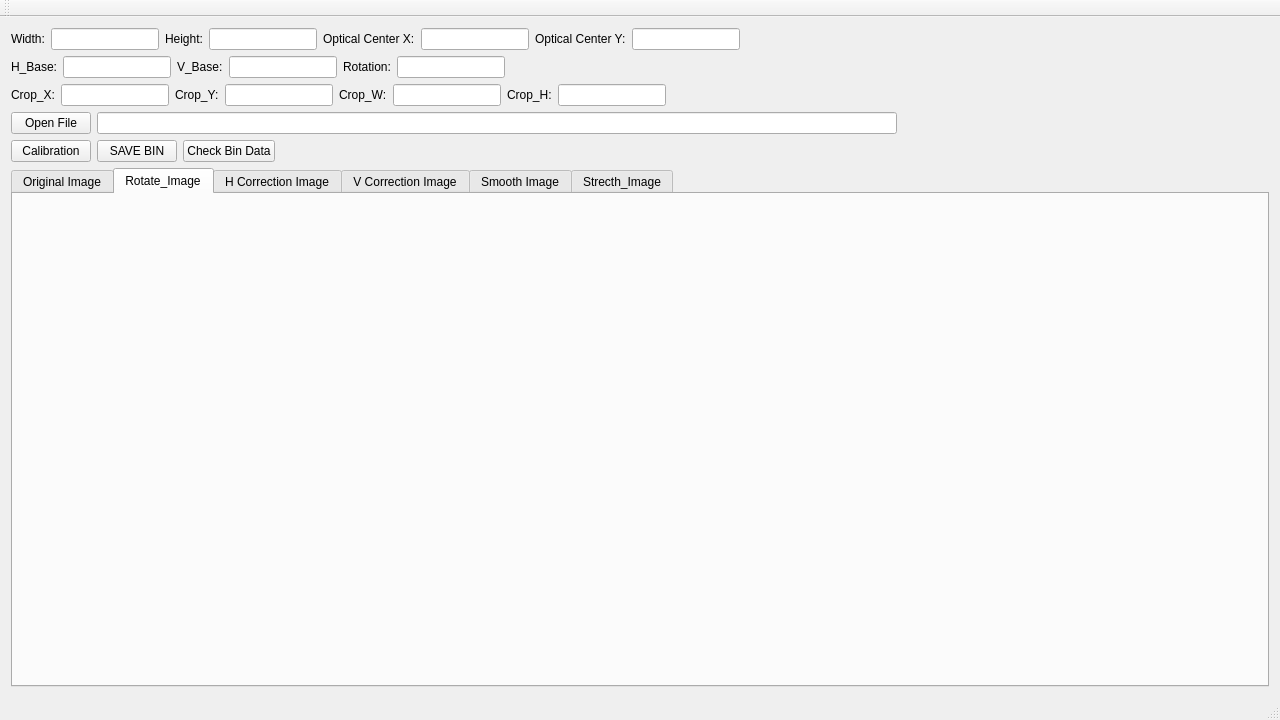
<?xml version="1.0" encoding="UTF-8"?>
<ui version="4.0">
 <class>MainWindow</class>
 <widget class="QMainWindow" name="MainWindow">
  <property name="geometry">
   <rect>
    <x>0</x>
    <y>0</y>
    <width>1280</width>
    <height>720</height>
   </rect>
  </property>
  <property name="windowTitle">
   <string>Fisheye distortion correction</string>
  </property>
  <widget class="QWidget" name="centralWidget">
   <layout class="QGridLayout" name="gridLayout_7">
    <item row="0" column="0">
     <layout class="QFormLayout" name="formLayout">
      <item row="0" column="0">
       <layout class="QHBoxLayout" name="horizontalLayout">
        <item>
         <widget class="QLabel" name="label_width">
          <property name="maximumSize">
           <size>
            <width>100</width>
            <height>60</height>
           </size>
          </property>
          <property name="text">
           <string>Width:</string>
          </property>
         </widget>
        </item>
        <item>
         <widget class="QLineEdit" name="edit_width">
          <property name="sizePolicy">
           <sizepolicy hsizetype="Expanding" vsizetype="Preferred">
            <horstretch>0</horstretch>
            <verstretch>0</verstretch>
           </sizepolicy>
          </property>
          <property name="maximumSize">
           <size>
            <width>200</width>
            <height>60</height>
           </size>
          </property>
         </widget>
        </item>
        <item>
         <widget class="QLabel" name="label_height">
          <property name="maximumSize">
           <size>
            <width>100</width>
            <height>60</height>
           </size>
          </property>
          <property name="text">
           <string>Height:</string>
          </property>
         </widget>
        </item>
        <item>
         <widget class="QLineEdit" name="edit_height">
          <property name="sizePolicy">
           <sizepolicy hsizetype="Expanding" vsizetype="Preferred">
            <horstretch>0</horstretch>
            <verstretch>0</verstretch>
           </sizepolicy>
          </property>
          <property name="maximumSize">
           <size>
            <width>200</width>
            <height>60</height>
           </size>
          </property>
         </widget>
        </item>
        <item>
         <widget class="QLabel" name="label_width_3">
          <property name="sizePolicy">
           <sizepolicy hsizetype="Preferred" vsizetype="Preferred">
            <horstretch>0</horstretch>
            <verstretch>0</verstretch>
           </sizepolicy>
          </property>
          <property name="minimumSize">
           <size>
            <width>60</width>
            <height>0</height>
           </size>
          </property>
          <property name="maximumSize">
           <size>
            <width>200</width>
            <height>60</height>
           </size>
          </property>
          <property name="text">
           <string>Optical Center X:</string>
          </property>
         </widget>
        </item>
        <item>
         <widget class="QLineEdit" name="edit_opt_center_x">
          <property name="sizePolicy">
           <sizepolicy hsizetype="Expanding" vsizetype="Preferred">
            <horstretch>0</horstretch>
            <verstretch>0</verstretch>
           </sizepolicy>
          </property>
          <property name="maximumSize">
           <size>
            <width>200</width>
            <height>60</height>
           </size>
          </property>
         </widget>
        </item>
        <item>
         <widget class="QLabel" name="label_width_4">
          <property name="sizePolicy">
           <sizepolicy hsizetype="MinimumExpanding" vsizetype="Preferred">
            <horstretch>0</horstretch>
            <verstretch>0</verstretch>
           </sizepolicy>
          </property>
          <property name="minimumSize">
           <size>
            <width>60</width>
            <height>0</height>
           </size>
          </property>
          <property name="maximumSize">
           <size>
            <width>200</width>
            <height>60</height>
           </size>
          </property>
          <property name="text">
           <string>Optical Center Y:</string>
          </property>
         </widget>
        </item>
        <item>
         <widget class="QLineEdit" name="edit_opt_center_y">
          <property name="sizePolicy">
           <sizepolicy hsizetype="Expanding" vsizetype="Preferred">
            <horstretch>0</horstretch>
            <verstretch>0</verstretch>
           </sizepolicy>
          </property>
          <property name="maximumSize">
           <size>
            <width>200</width>
            <height>60</height>
           </size>
          </property>
         </widget>
        </item>
       </layout>
      </item>
      <item row="1" column="0">
       <layout class="QHBoxLayout" name="horizontalLayout_2">
        <item>
         <widget class="QLabel" name="label_width_2">
          <property name="maximumSize">
           <size>
            <width>100</width>
            <height>60</height>
           </size>
          </property>
          <property name="text">
           <string>H_Base:</string>
          </property>
         </widget>
        </item>
        <item>
         <widget class="QLineEdit" name="edit_h_base">
          <property name="sizePolicy">
           <sizepolicy hsizetype="Expanding" vsizetype="Preferred">
            <horstretch>0</horstretch>
            <verstretch>0</verstretch>
           </sizepolicy>
          </property>
          <property name="maximumSize">
           <size>
            <width>200</width>
            <height>60</height>
           </size>
          </property>
         </widget>
        </item>
        <item>
         <widget class="QLabel" name="label_height_2">
          <property name="maximumSize">
           <size>
            <width>100</width>
            <height>60</height>
           </size>
          </property>
          <property name="text">
           <string>V_Base:</string>
          </property>
         </widget>
        </item>
        <item>
         <widget class="QLineEdit" name="edit_v_base">
          <property name="sizePolicy">
           <sizepolicy hsizetype="Expanding" vsizetype="Preferred">
            <horstretch>0</horstretch>
            <verstretch>0</verstretch>
           </sizepolicy>
          </property>
          <property name="maximumSize">
           <size>
            <width>200</width>
            <height>60</height>
           </size>
          </property>
         </widget>
        </item>
        <item>
         <widget class="QLabel" name="label_height_3">
          <property name="maximumSize">
           <size>
            <width>100</width>
            <height>60</height>
           </size>
          </property>
          <property name="text">
           <string>Rotation:</string>
          </property>
         </widget>
        </item>
        <item>
         <widget class="QLineEdit" name="edit_rotation">
          <property name="sizePolicy">
           <sizepolicy hsizetype="Expanding" vsizetype="Preferred">
            <horstretch>0</horstretch>
            <verstretch>0</verstretch>
           </sizepolicy>
          </property>
          <property name="maximumSize">
           <size>
            <width>200</width>
            <height>60</height>
           </size>
          </property>
         </widget>
        </item>
       </layout>
      </item>
      <item row="2" column="0">
       <layout class="QHBoxLayout" name="horizontalLayout_3">
        <item>
         <widget class="QLabel" name="label_width_5">
          <property name="maximumSize">
           <size>
            <width>100</width>
            <height>60</height>
           </size>
          </property>
          <property name="text">
           <string>Crop_X:</string>
          </property>
         </widget>
        </item>
        <item>
         <widget class="QLineEdit" name="edit_crop_x">
          <property name="sizePolicy">
           <sizepolicy hsizetype="Expanding" vsizetype="Preferred">
            <horstretch>0</horstretch>
            <verstretch>0</verstretch>
           </sizepolicy>
          </property>
          <property name="maximumSize">
           <size>
            <width>200</width>
            <height>60</height>
           </size>
          </property>
         </widget>
        </item>
        <item>
         <widget class="QLabel" name="label_height_5">
          <property name="maximumSize">
           <size>
            <width>100</width>
            <height>60</height>
           </size>
          </property>
          <property name="text">
           <string>Crop_Y:</string>
          </property>
         </widget>
        </item>
        <item>
         <widget class="QLineEdit" name="edit_crop_y">
          <property name="sizePolicy">
           <sizepolicy hsizetype="Expanding" vsizetype="Preferred">
            <horstretch>0</horstretch>
            <verstretch>0</verstretch>
           </sizepolicy>
          </property>
          <property name="maximumSize">
           <size>
            <width>200</width>
            <height>60</height>
           </size>
          </property>
         </widget>
        </item>
        <item>
         <widget class="QLabel" name="label_height_4">
          <property name="maximumSize">
           <size>
            <width>100</width>
            <height>60</height>
           </size>
          </property>
          <property name="text">
           <string>Crop_W:</string>
          </property>
         </widget>
        </item>
        <item>
         <widget class="QLineEdit" name="edit_crop_w">
          <property name="sizePolicy">
           <sizepolicy hsizetype="Expanding" vsizetype="Preferred">
            <horstretch>0</horstretch>
            <verstretch>0</verstretch>
           </sizepolicy>
          </property>
          <property name="maximumSize">
           <size>
            <width>200</width>
            <height>60</height>
           </size>
          </property>
         </widget>
        </item>
        <item>
         <widget class="QLabel" name="label_height_6">
          <property name="maximumSize">
           <size>
            <width>100</width>
            <height>60</height>
           </size>
          </property>
          <property name="text">
           <string>Crop_H:</string>
          </property>
         </widget>
        </item>
        <item>
         <widget class="QLineEdit" name="edit_crop_h">
          <property name="sizePolicy">
           <sizepolicy hsizetype="Expanding" vsizetype="Preferred">
            <horstretch>0</horstretch>
            <verstretch>0</verstretch>
           </sizepolicy>
          </property>
          <property name="maximumSize">
           <size>
            <width>200</width>
            <height>60</height>
           </size>
          </property>
         </widget>
        </item>
       </layout>
      </item>
      <item row="3" column="0">
       <layout class="QHBoxLayout" name="horizontalLayout_4">
        <item>
         <widget class="QPushButton" name="button_open_file">
          <property name="sizePolicy">
           <sizepolicy hsizetype="Preferred" vsizetype="Preferred">
            <horstretch>0</horstretch>
            <verstretch>0</verstretch>
           </sizepolicy>
          </property>
          <property name="minimumSize">
           <size>
            <width>0</width>
            <height>0</height>
           </size>
          </property>
          <property name="maximumSize">
           <size>
            <width>100</width>
            <height>60</height>
           </size>
          </property>
          <property name="text">
           <string>Open File</string>
          </property>
         </widget>
        </item>
        <item>
         <widget class="QLineEdit" name="edit_file_location">
          <property name="sizePolicy">
           <sizepolicy hsizetype="Preferred" vsizetype="Preferred">
            <horstretch>0</horstretch>
            <verstretch>0</verstretch>
           </sizepolicy>
          </property>
          <property name="minimumSize">
           <size>
            <width>800</width>
            <height>0</height>
           </size>
          </property>
          <property name="maximumSize">
           <size>
            <width>1000</width>
            <height>60</height>
           </size>
          </property>
          <property name="readOnly">
           <bool>true</bool>
          </property>
         </widget>
        </item>
       </layout>
      </item>
      <item row="4" column="0">
       <layout class="QHBoxLayout" name="horizontalLayout_5">
        <item>
         <widget class="QPushButton" name="button_calibration">
          <property name="sizePolicy">
           <sizepolicy hsizetype="Preferred" vsizetype="Preferred">
            <horstretch>0</horstretch>
            <verstretch>0</verstretch>
           </sizepolicy>
          </property>
          <property name="minimumSize">
           <size>
            <width>0</width>
            <height>0</height>
           </size>
          </property>
          <property name="maximumSize">
           <size>
            <width>100</width>
            <height>60</height>
           </size>
          </property>
          <property name="text">
           <string>Calibration</string>
          </property>
         </widget>
        </item>
        <item>
         <widget class="QPushButton" name="button_save_bin">
          <property name="sizePolicy">
           <sizepolicy hsizetype="Preferred" vsizetype="Preferred">
            <horstretch>0</horstretch>
            <verstretch>0</verstretch>
           </sizepolicy>
          </property>
          <property name="minimumSize">
           <size>
            <width>0</width>
            <height>0</height>
           </size>
          </property>
          <property name="maximumSize">
           <size>
            <width>100</width>
            <height>60</height>
           </size>
          </property>
          <property name="text">
           <string>SAVE BIN</string>
          </property>
         </widget>
        </item>
        <item>
         <widget class="QPushButton" name="button_check_bin">
          <property name="sizePolicy">
           <sizepolicy hsizetype="Preferred" vsizetype="Preferred">
            <horstretch>0</horstretch>
            <verstretch>0</verstretch>
           </sizepolicy>
          </property>
          <property name="minimumSize">
           <size>
            <width>0</width>
            <height>0</height>
           </size>
          </property>
          <property name="maximumSize">
           <size>
            <width>100</width>
            <height>60</height>
           </size>
          </property>
          <property name="text">
           <string>Check Bin Data</string>
          </property>
         </widget>
        </item>
       </layout>
      </item>
     </layout>
    </item>
    <item row="1" column="0">
     <widget class="QTabWidget" name="tabWidget">
      <property name="currentIndex">
       <number>1</number>
      </property>
      <widget class="QWidget" name="tab_3">
       <attribute name="title">
        <string>Original Image</string>
       </attribute>
       <layout class="QGridLayout" name="gridLayout_3">
        <item row="0" column="0">
         <widget class="QLabel" name="label_original_image">
          <property name="sizePolicy">
           <sizepolicy hsizetype="Expanding" vsizetype="Expanding">
            <horstretch>0</horstretch>
            <verstretch>0</verstretch>
           </sizepolicy>
          </property>
          <property name="text">
           <string/>
          </property>
         </widget>
        </item>
       </layout>
      </widget>
      <widget class="QWidget" name="tab_6">
       <attribute name="title">
        <string>Rotate_Image</string>
       </attribute>
       <layout class="QGridLayout" name="gridLayout_6">
        <item row="0" column="0">
         <widget class="QLabel" name="label_rotate_image">
          <property name="text">
           <string/>
          </property>
         </widget>
        </item>
       </layout>
      </widget>
      <widget class="QWidget" name="tab">
       <attribute name="title">
        <string>H Correction Image</string>
       </attribute>
       <layout class="QGridLayout" name="gridLayout">
        <item row="0" column="0">
         <widget class="QLabel" name="label_h_image">
          <property name="sizePolicy">
           <sizepolicy hsizetype="Expanding" vsizetype="Expanding">
            <horstretch>0</horstretch>
            <verstretch>0</verstretch>
           </sizepolicy>
          </property>
          <property name="text">
           <string/>
          </property>
         </widget>
        </item>
       </layout>
      </widget>
      <widget class="QWidget" name="tab_2">
       <attribute name="title">
        <string>V Correction Image</string>
       </attribute>
       <layout class="QGridLayout" name="gridLayout_4">
        <item row="0" column="0">
         <widget class="QLabel" name="label_v_image">
          <property name="sizePolicy">
           <sizepolicy hsizetype="Expanding" vsizetype="Expanding">
            <horstretch>0</horstretch>
            <verstretch>0</verstretch>
           </sizepolicy>
          </property>
          <property name="text">
           <string/>
          </property>
         </widget>
        </item>
       </layout>
      </widget>
      <widget class="QWidget" name="tab_4">
       <attribute name="title">
        <string>Smooth Image</string>
       </attribute>
       <layout class="QGridLayout" name="gridLayout_5">
        <item row="0" column="0">
         <widget class="QLabel" name="label_smooth_image">
          <property name="sizePolicy">
           <sizepolicy hsizetype="Expanding" vsizetype="Expanding">
            <horstretch>0</horstretch>
            <verstretch>0</verstretch>
           </sizepolicy>
          </property>
          <property name="text">
           <string/>
          </property>
         </widget>
        </item>
       </layout>
      </widget>
      <widget class="QWidget" name="tab_5">
       <attribute name="title">
        <string>Strecth_Image</string>
       </attribute>
       <layout class="QGridLayout" name="gridLayout_2">
        <item row="0" column="0">
         <widget class="QLabel" name="label_strecth_image">
          <property name="text">
           <string/>
          </property>
         </widget>
        </item>
       </layout>
      </widget>
     </widget>
    </item>
   </layout>
  </widget>
  <widget class="QMenuBar" name="menuBar">
   <property name="geometry">
    <rect>
     <x>0</x>
     <y>0</y>
     <width>1280</width>
     <height>21</height>
    </rect>
   </property>
  </widget>
  <widget class="QToolBar" name="mainToolBar">
   <attribute name="toolBarArea">
    <enum>TopToolBarArea</enum>
   </attribute>
   <attribute name="toolBarBreak">
    <bool>false</bool>
   </attribute>
  </widget>
  <widget class="QStatusBar" name="statusBar"/>
 </widget>
 <layoutdefault spacing="6" margin="11"/>
 <resources/>
 <connections>
  <connection>
   <sender>button_open_file</sender>
   <signal>clicked()</signal>
   <receiver>MainWindow</receiver>
   <slot>openFileOnClicked()</slot>
   <hints>
    <hint type="sourcelabel">
     <x>58</x>
     <y>150</y>
    </hint>
    <hint type="destinationlabel">
     <x>399</x>
     <y>299</y>
    </hint>
   </hints>
  </connection>
  <connection>
   <sender>button_calibration</sender>
   <signal>clicked()</signal>
   <receiver>MainWindow</receiver>
   <slot>processOnClicked()</slot>
   <hints>
    <hint type="sourcelabel">
     <x>70</x>
     <y>181</y>
    </hint>
    <hint type="destinationlabel">
     <x>399</x>
     <y>299</y>
    </hint>
   </hints>
  </connection>
  <connection>
   <sender>button_save_bin</sender>
   <signal>clicked()</signal>
   <receiver>MainWindow</receiver>
   <slot>generateBinOutput()</slot>
   <hints>
    <hint type="sourcelabel">
     <x>129</x>
     <y>170</y>
    </hint>
    <hint type="destinationlabel">
     <x>639</x>
     <y>359</y>
    </hint>
   </hints>
  </connection>
  <connection>
   <sender>button_check_bin</sender>
   <signal>clicked()</signal>
   <receiver>MainWindow</receiver>
   <slot>checkBinData()</slot>
   <hints>
    <hint type="sourcelabel">
     <x>212</x>
     <y>170</y>
    </hint>
    <hint type="destinationlabel">
     <x>639</x>
     <y>359</y>
    </hint>
   </hints>
  </connection>
 </connections>
 <slots>
  <slot>openFileOnClicked()</slot>
  <slot>processOnClicked()</slot>
  <slot>generateBinOutput()</slot>
  <slot>checkBinData()</slot>
 </slots>
</ui>
